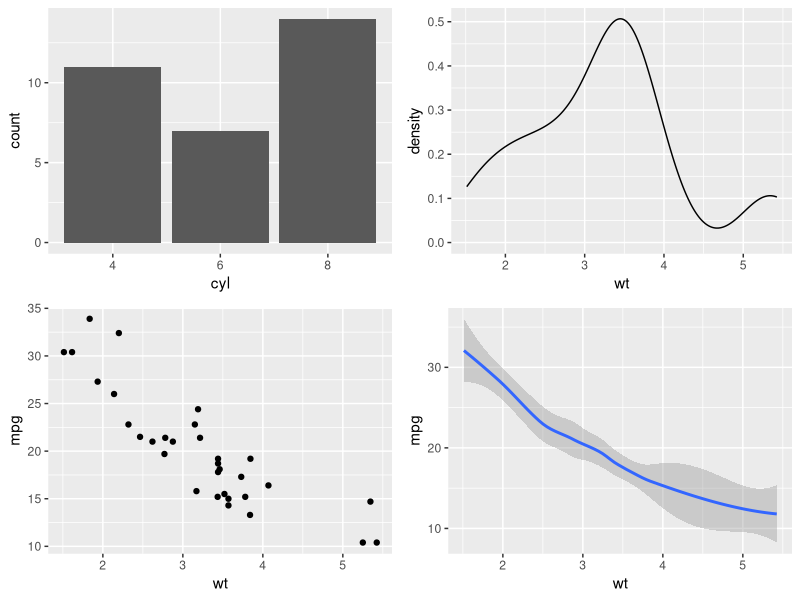
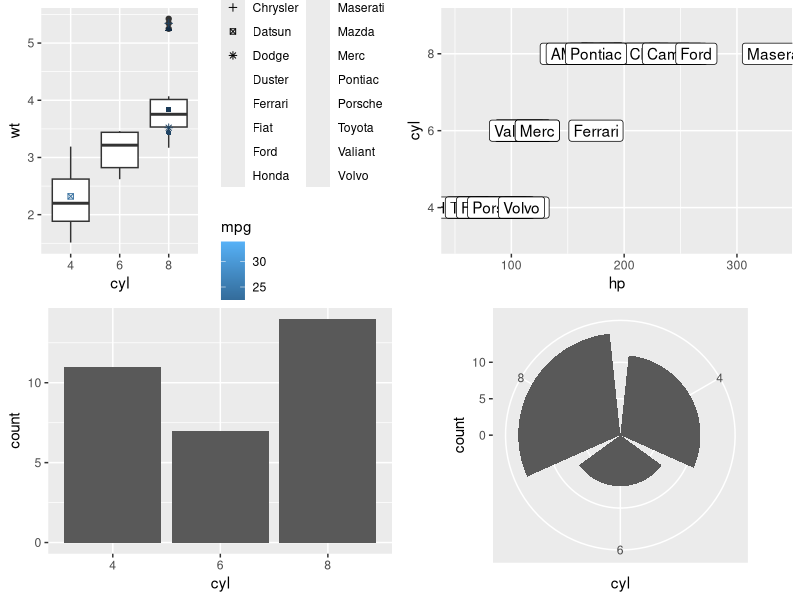
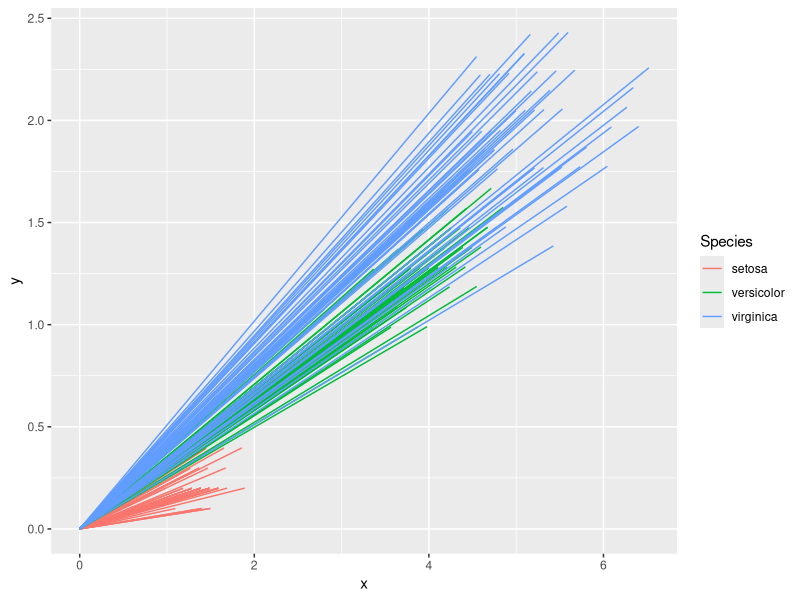

Source code (R) for these figures, in order:
## ---- chunk 1
library(ggplot2)
library(gridExtra)
## ---- chunk 2
# prettify dataset
library(stringr)
mtcars$brand <- word(rownames(mtcars), 1)
#mtcars$brand <- sapply(rownames(mtcars), function(x){ x[, 6]})
mtcars$cyl <- as.factor(mtcars$cyl)
## ---- chunk 3
# format as gggrid?
grid.arrange(
	ggplot(mtcars) +
		geom_bar(aes(x=cyl)),
	ggplot(mtcars) +
		geom_density(aes(wt)),
	ggplot(mtcars) +
		geom_point(aes(x=wt, y=mpg)),
	ggplot(mtcars) +
		geom_smooth(aes(x=wt, y=mpg))
#	ggplot(mtcars) +
#		geom_point(aes(x=wt, y=(4.54/161)/mpg)) +
#		ylab("l/100km")
	)
## ---- chunk 4
grid.arrange(
	ggplot(mtcars) +
		geom_boxplot(aes(cyl, wt)) +
		geom_point(aes(x=cyl, y=wt, col=mpg, shape=brand)),
	ggplot(mtcars) +
		geom_label(aes(x=hp, y=cyl, label=brand)),
		#geom_text(aes(x=hp, y=cyl, label=brand), check_overlap=TRUE),
	ggplot(mtcars) +
		geom_bar(aes(cyl)),
	ggplot(mtcars) +
		geom_bar(aes(cyl)) +
		coord_polar(theta="x")
		)
## ---- chunk 5
ggplot(iris) +
	geom_spoke(aes(x=0, y=0, col=Species, angle=Petal.Width/Petal.Length, radius=Petal.Length))
